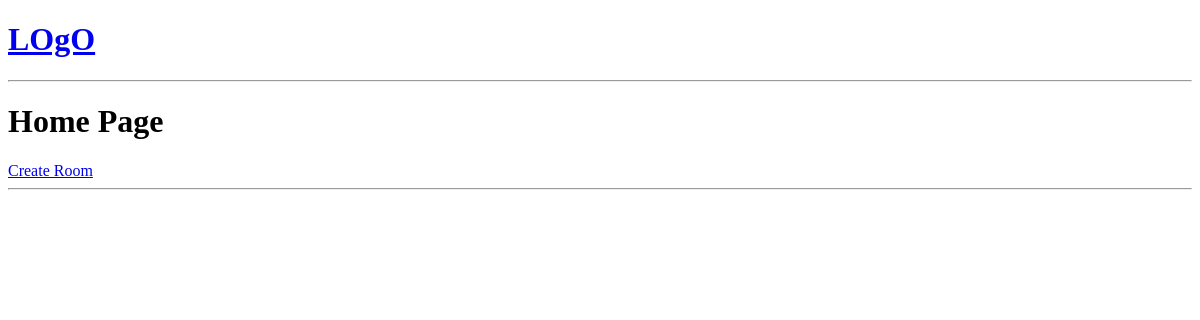
The app's page /, older data.
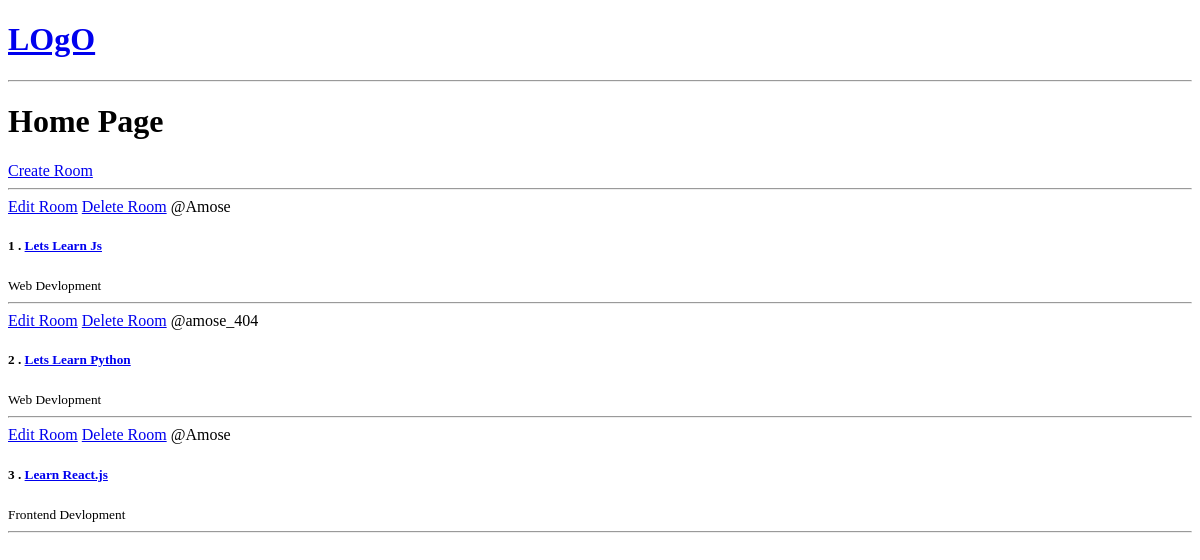
The same page, newer data.
### base/models.py (models this page shows, shortened)
class Room(models.Model):
    host = models.ForeignKey(User,on_delete=models.SET_NULL,null=True)
    topic =models.ForeignKey(Topic,on_delete=models.SET_NULL,null=True)
    name = models.CharField(max_length=200)
    description =models.TextField(blank=True, null=True)
    updated_on = models.DateTimeField(auto_now=True)
    created_on = models.DateTimeField(auto_now_add=True)

class Topic(models.Model):
    name = models.CharField(max_length=200)
    def __str__(self):
        return self.name

### base/views.py (the view)
# urls.py: path('', views.home,name="home"),
def home(request):
    rooms = Room.objects.all()
    context={'rooms':rooms }
    return render(request,'base/home.html',context)

### base/templates/base/home.html
{% extends 'main.html' %}
{% block content %}
<h1>Home Page</h1>
<a href="{% url 'create-room' %}" > Create Room</a>
<br>
<hr>
<div>
{%  for room in rooms %}
<div>
    <a href="{% url 'update-room' room.id %}" > Edit Room</a>
    <a href="{% url 'delete-room' room.id %}" > Delete Room</a>
<span>@{{room.host}}</span>
   <h5>{{room.id}} . <a href=" {% url 'room' room.id %}">{{room.name}}</a></h5>
<small>{{room.topic}}</small>
<hr>
</div>
{%  endfor %}
</div>
{% endblock %}

### templates/main.html
{% include 'include/header.html' %}
<body>
    {% include 'include/navbar.html' %}
    {% block content %}
    {% endblock %}
</body>
{% include 'include/footer.html' %}

### templates/include/header.html (shortened to what this page needs)
<!DOCTYPE html>
<html lang="en">
<head>
</head>

### templates/include/navbar.html
<a href="/">
<h1>LOgO</h1>
</a>
<hr>

### templates/include/footer.html
</html>

Row changes from the older to the newer data that the page shows:
added Room: host "Amose", id "1", name "Lets Learn Js", topic "Web Devlopment"
added Room: host "amose_404", id "2", name "Lets Learn Python", topic "Web Devlopment"
added Room: host "Amose", id "3", name "Learn React.js", topic "Frontend Devlopment"
